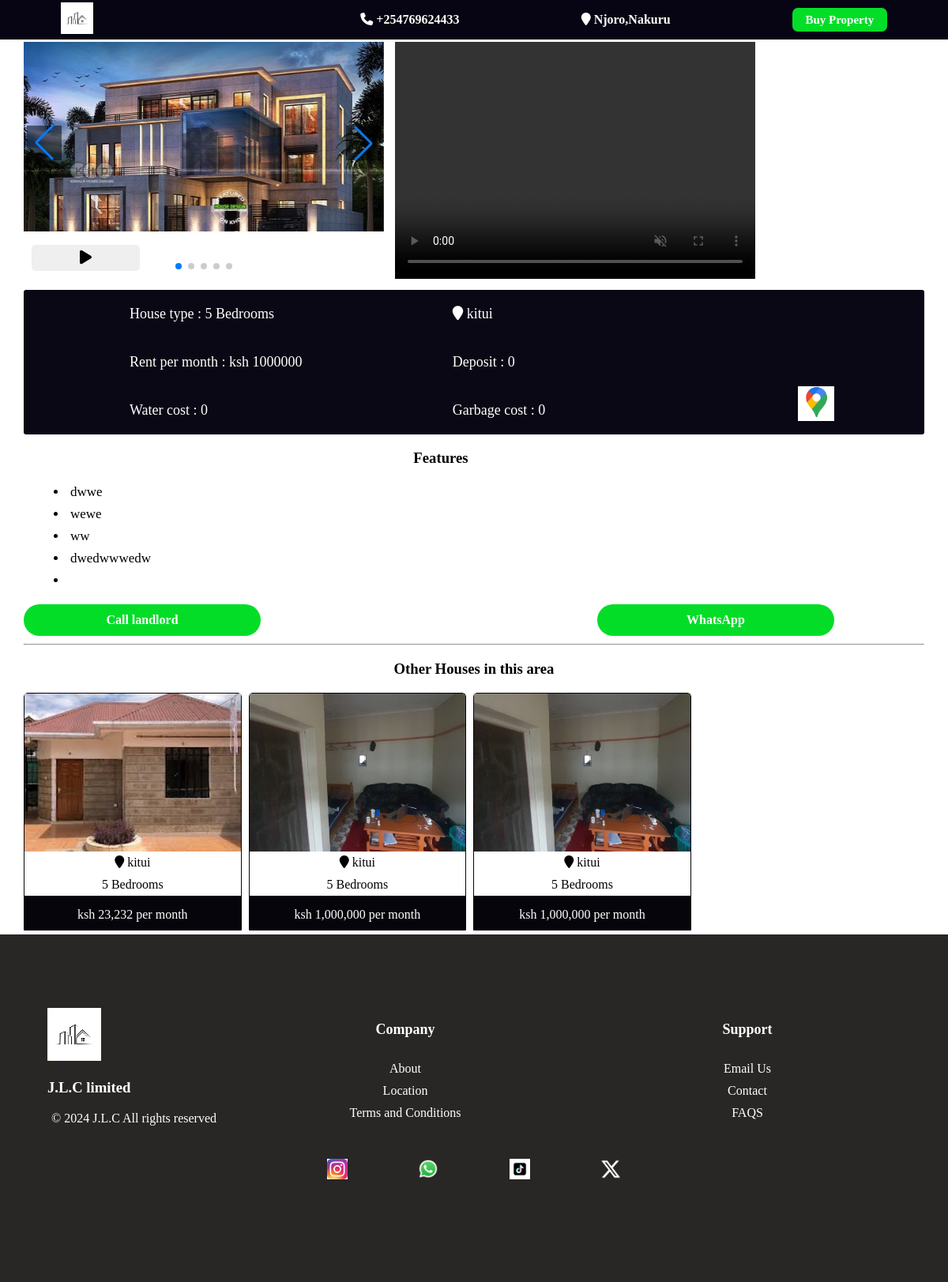
The page /property_details/25 on the database its author committed.
### app/models.py (models this page shows, shortened)
class Property_for_renting(models.Model):
    owner = models.ForeignKey(Profile,on_delete=models.CASCADE)
    apartment_name = models.CharField( max_length=500,null=True)
    size_choices=(
        ('single room' , 'single room'),
        ('Double room' , 'Double room'),
        ('Bedsitter' , 'Bedsitter'),
        ('1 Bedroom' , '1 Bedroom'),
        ('2 Bedrooms' , '2 Bedrooms'),
        ('3 Bedrooms' , '3 Bedrooms'),
        ('4 Bedrooms' , '4 Bedrooms'),
        ('5 Bedrooms' , '5 Bedrooms'),
        ('Above 5 Bedrooms' , 'Above 5 Bedrooms'),
    )
    size = models.CharField(choices=size_choices , max_length=50)
    features= models.TextField()
    location = models.CharField(max_length=1000)
    pin_location = models.CharField(null=True,blank=True,max_length=1000)
    main_image = models.ImageField(upload_to='images/' ,null=True)
    video = models.FileField(upload_to='videos/',blank=True, null=True)
    price = models.IntegerField()
    deposit = models.IntegerField(null=True,default=0)
    water_fee = models.IntegerField(null=True,default=0)
    garbage_fee = models.IntegerField(null=True,default=0)
    landlord_contact = models.CharField(max_length=20,null=True)
    caretaker_contact = models.CharField(max_length=20,blank=True,null=True)
    agent_name =  models.CharField(max_length=2000,blank=True,null=True)
    agent_contact =  models.CharField(max_length=20,blank=True,null=True)
    id_photo_front = models.ImageField(upload_to='images/' ,null=True)
    id_photo_back = models.ImageField(upload_to='images/' ,null=True)
    posted = models.DateTimeField(auto_now=True)
    is_available = models.BooleanField(default=True)

### app/views.py (the view)
# urls.py: path('property_details/<int:pk>',views.rentals_details,name='property_details'),
def rentals_details(request, pk):
     rental = Property_for_renting.objects.get(id = pk)
     photos = rental.rental_photos.all()  # Assuming 'rental_photos' is the related name
     features_list = rental.features.split('.') if rental.features else []
     related_rentals = Property_for_renting.objects.filter(location = rental.location, size = rental.size).exclude(id=pk)
     return render (request , 'rentaldetails.html',{'rental':rental,'photos':photos,'features_list':features_list,'related_rentals':related_rentals})

### templates/rentaldetails.html (shortened to what this page needs)
{% extends 'header.html' %}
{% load static %}
{% load humanize %}
{% block content %}
<!DOCTYPE html>
<html lang="en">
<head>
    <link rel="stylesheet" href="{% static 'rentaldetails.css' %}">
    <link rel="stylesheet" href="https://cdnjs.cloudflare.com/ajax/libs/font-awesome/4.7.0/css/font-awesome.min.css">
    <link rel="stylesheet" href="https://cdnjs.cloudflare.com/ajax/libs/font-awesome/6.4.0/css/all.min.css">
    <link rel="stylesheet" href="https://unpkg.com/swiper/swiper-bundle.min.css">
</head>
<body>
    <div class="main-container">
        <div class="swiper-parent-container">
            <div class="swiper-container">
                <div class="swiper-wrapper">
                    <div class="swiper-slide">
                        <img src="{{ rental.main_image.url }}" alt="">
                    </div>
                </div>
                <div class="swiper-button-prev"></div>
                <div class="swiper-button-next"></div>
                <button class="play-button"><i class="fa fa-play" aria-hidden="true"></i>
                </button>
            </div>
        </div>
        {% if rental.video %}
        <div class="video-container">
            <video class="video" src="{{rental.video.url }}" controls autoplay loop muted>
        </div>
        {% endif %}
        <div class="about">
            <div class="about-house">
                <p>House type : {{rental.size}}</p>
                <p><i class="fa fa-map-marker" aria-hidden="true"></i> {{rental.location}}</p>
                <p>Rent per month : ksh {{rental.price}}</p>
                <p>Deposit : {{rental.deposit}}</p>
                <p>Water cost : {{rental.water_fee}}</p>
                <p>Garbage cost : {{rental.garbage_fee}}</p>
                <a href="{{on_sale_property.pin_location}}" target="_blank">
                    <div class="google-map">
                        <img src="{% static 'images/googlemapslogo.webp' %}" alt="googlemaps">
                    </div>
                </a>
            </div>
        </div>
        {% if features_list %}
        <div class="Features">
            <h3 style="text-align: center;">Features</h3>
            <ul>
                {% for features in features_list %}
                <li>{{features}}</li>
                {% endfor %}
            </ul>
        </div>
        {% endif %}
        <div class="book">
            <div class="contact">
                <a href="tel:{{rental.landlord_contact}}">
                    <div class="call-landlord">
                        <p>Call landlord</p>
                    </div>
                </a>
                <a href="https://wa.me/{{rental.landlord_contact}}" target="_blank" rel="noopener noreferrer">
                    <div class="whatsapp-landlord">
                        <p>WhatsApp</p>
                    </div>
                </a>
            </div>
        </div>
        <hr>
        {% if related_rentals %}
        <h3 style="text-align: center; ">Other Houses in this area</h3>
        <div class="houses-in-the-area">
            {% for rental in related_rentals %}
            <a href="/property_details/{{rental.id}}">
                <div class="houses-container">
                    <div class="photo">
                         <img src="{{rental.main_image.url}}">
                    </div>
                    <div class="details">
                         <p><i class="fa fa-map-marker" aria-hidden="true"></i> {{rental.location}}</p>
                         <p>{{rental.size}}</p>
                    </div>
                    <div class="cost">
                     <p style="padding-top: 5px;">ksh {{rental.price|intcomma }} per month</p>
                    </div>
                 </div>
            </a>
            {% endfor %}
            {% endif %}
        </div>
    </div>
    {% endblock %}

### static/header.css (style rules this page uses)
body { padding: 0; margin: 0; height: 100%; }
a { text-decoration: none; }

### static/rentaldetails.css (style rules this page uses)
.main-container { width: 95%; margin-left: auto; margin-right: auto; margin-top: 53px; }
.swiper-parent-container { width: 40%; height: 300px; margin-right: 10px; display: inline-block; overflow: hidden; position: relative; }
.swiper-container { width: 100%; height: 80%; display: flex; overflow: hidden; }
.swiper-wrapper { width: auto; height: 100%; display: flex; }
.swiper-slide { flex: 0 0 auto; width: 100%; height: 100%; }
.swiper-slide img { width: 100%; object-fit: cover; height: 100%; }
.swiper-button-prev, .swiper-button-next { position: absolute; top: 50%; transform: translateY(-50%); width: 30px; height: 30px; background-color: rgba(0, 0, 0, 0.5); color: #fff; font-size: 24px; cursor: pointer; z-index: 10; }
.swiper-button-prev { left: 10px; }
.swiper-button-next { right: 10px; }
.play-button { position: absolute; bottom: 10px; left: 10px; padding: 5px 10px; font-size: 20px; border: none; border-radius: 5px; cursor: pointer; z-index: 10; width: 30%; }
.video-container { width: 40%; display: inline-block; vertical-align: top; }
.video-container video { max-width: 100%; height: 300px; }
.about { margin-top: 10px; background-color: rgb(10, 8, 20); width: 100%; border-radius: 3px; }
.about-house { width: 80%; margin-left: auto; margin-right: auto; color: white; }
.Features { width: 90%; margin-left: 15px; }
.Features ul li { padding: 4px; font-size: 17px; }
.about-house p { font-size: 18px; display: inline-block; width: 40%; margin: 20px; }
.book { width: 100%; margin-bottom: 10px; align-items: center; }
.book a { text-decoration: none; }
.contact { display: flex; justify-content: space-between; width: 90%; }
.call-landlord , .whatsapp-landlord { height: 40px; border-radius: 20px; width: 300px; background-color: rgb(4, 221, 40); color: white; font-weight: bold; text-align: center; display: flex; align-items: center; justify-content: center; }
.houses-in-the-area { margin-top: 10px; }
.houses-container { background-color: white; width: 24%; display: inline-block; border-top-left-radius: 5px; border-top-right-radius: 5px; margin-bottom: 5px; margin-right: 5px; border: 1px solid rgb(6, 5, 12);; }
.photo { width: 100%; height: 200px; overflow: hidden; }
.photo img { width: 100%; height: 100%; object-fit: cover; }
.details { display: flex; flex-direction: column; width: 100%; text-align: center; margin-left: auto; margin-right: auto; }
.google-map { width: 5%; background-color: white; float: right; }
.google-map img { width: 100%; }
p { margin: 5px; }
a { color: black; text-decoration: none; }
.cost { width: 100%; color: white; border: none; background-color: rgb(6, 5, 12); height: 43px; display: flex; justify-content: center; align-items: center; text-align: center; }

### rows shown on the page
Property_for_renting: main_image (picture), size "5 Bedrooms", location "kitui", price "1000000", deposit "0", water_fee "0", garbage_fee "0"
Property_for_renting: main_image (picture), location "kitui", size "5 Bedrooms", price "23,232"
Property_for_renting: main_image (picture), location "kitui", size "5 Bedrooms", price "1,000,000"
Property_for_renting: main_image (picture), location "kitui", size "5 Bedrooms", price "1,000,000"

### other values the page prints
{{ features }} "dwwe" "wewe" "ww" "dwedwwwedw"
